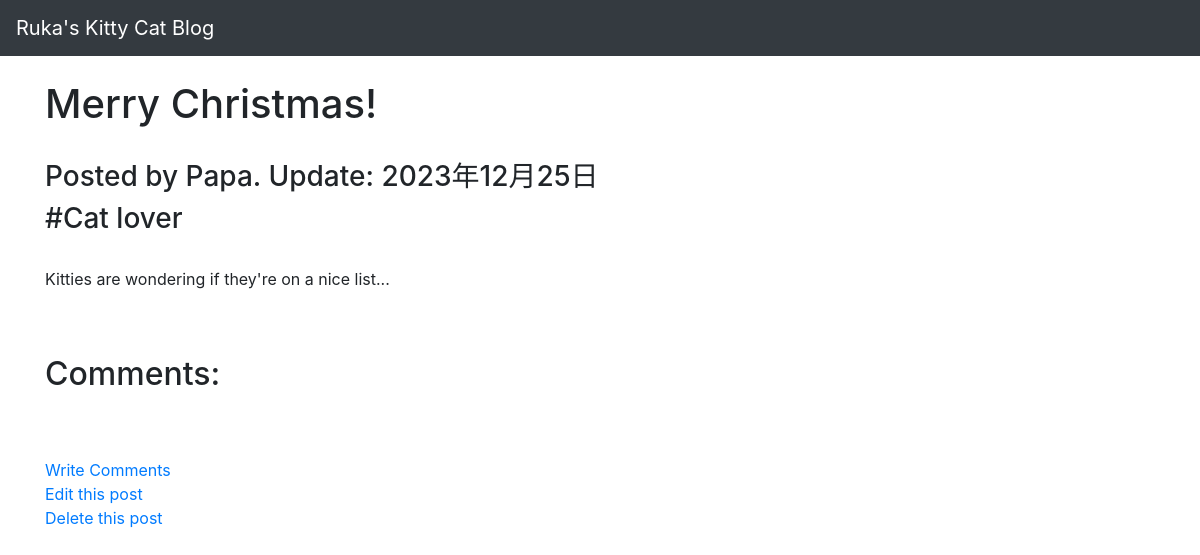
The page /blogapp/post/2/ on the database its author committed.
### blogapp/models.py (models this page shows, shortened)
class Post(models.Model):
    title = models.CharField(max_length=100)
    body = models.TextField()
    update_date = models.DateField("Last update", default=timezone.now)
    tags = models.ManyToManyField("Tag", blank=True, related_name="tags_on_post")
    author = models.ForeignKey(Author,on_delete=models.CASCADE)

class Author(models.Model):
    name = models.CharField(max_length=100)
    def __str__(self):
        return self.name

class Tag(models.Model):
     tag_name = models.CharField(max_length=100)
     posts = models.ManyToManyField(Post, blank=True, related_name="posts_under_tag")

### blogapp/views.py (the view)
# urls.py: path("post/<int:pk>/", views.PostDetailView.as_view(), name="post_detail"),
class PostDetailView(generic.DetailView):
    model = Post
    template_name = "blogapp/detail.html"

### blogapp/templates/blogapp/detail.html (shortened to what this page needs)
{% extends "blogapp/base.html" %}
{% block main %}
    <h1>{{ post.title }}</h1>
    <br>
    <h3>Posted by {{ post.author }}. Update: {{ post.update_date }}</h3>
    {% if post.tags.all %}
        <h3>
            {% for tag in post.tags.all %}
                #{{ tag.tag_name }}
            {% endfor %}
        </h3>
    {% endif %}
    <br>
    <p>{{ post.body }}</p>
    <br>
    <br>
    <h2>Comments:</h2>
    <br>
    <br>
    <a href="{% url 'blogapp:comment' object.pk %}">Write Comments</a>
    <br>
    <a href="{% url 'blogapp:update' object.pk %}">Edit this post</a>
    <br>
    <a href="{% url 'blogapp:delete' object.pk %}">Delete this post</a>
{% endblock %}

### rows shown on the page
Post: title "Merry Christmas!", author "Papa", update_date "2023年12月25日", body "Kitties are wondering if they're on a nice list..."
Tag: tag_name "Cat lover"
